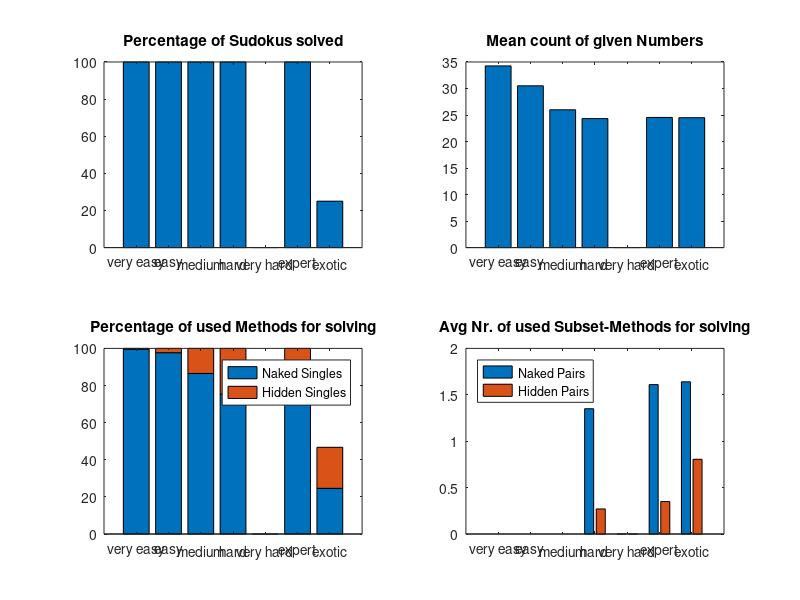

The MATLAB script that drew this image: (Note: this script raises an error after producing the figure.)
%analyseplots

%% Allgemeine Plots

% 1: wasSolved
% 2: NakedSingles
% 3: HiddenSingles
% 4: NakedSubset 2
% 5: HiddenSubset 2
% 6: BlockLineInteractions
% 7: NakedSubset 3
% 8: HiddenSubset 3
% 9: NakedSubset 4
% 10: HiddenSubset 4
% 11: XWing
% 12: GivenCount
% 13: Anzahl Start Pos 1
% 14: Anzahl Start Pos 2
% 15: Anzahl Start Pos 3
% 16: Anzahl Start Pos 4
% 17: Anzahl Start Pos 5
% 18: Anzahl Start Pos 6
% 19: Anzahl Start Pos 7
% 20: Anzahl Start Pos 8
% 21: Anzahl Start Pos 9
% 22: Anzahl Possibilities (Pencilmarks)
% 23: wasBacktracked
% 24: Difficulty

load('old_stats.mat');
%load('kti_stats.mat');

veryEasyIndex = find(Input(:,24)==1);
easyIndex = find(Input(:,24)==2);
mediumIndex = find(Input(:,24)==3);
hardIndex = find(Input(:,24)==4);
veryHardIndex = find(Input(:,24)==5);
evilIndex = find(Input(:,24)==6);
exoticIndex = find(Input(:,24)==7);

veryEasy = Input(veryEasyIndex,:);
easy = Input(easyIndex,:);
medium = Input(mediumIndex,:);
hard = Input(hardIndex,:);
veryHard = Input(veryHardIndex,:);
evil = Input(evilIndex,:);
exotic = Input(exoticIndex,:);

solvedVeryEasy = size(find(veryEasy(:,23)==0),1)/size(veryEasy,1)*100;
solvedEasy = size(find(easy(:,23)==0),1)/size(easy,1)*100;
solvedMedium = size(find(medium(:,23)==0),1)/size(medium,1)*100;
solvedHard = size(find(hard(:,23)==0),1)/size(hard,1)*100;
solvedVeryHard = size(find(veryHard(:,23)==0),1)/size(veryHard,1)*100;
solvedEvil = size(find(evil(:,23)==0),1)/size(evil,1)*100;
solvedExotic = size(find(exotic(:,23)==0),1)/size(exotic,1)*100;

Solved = [solvedVeryEasy; solvedEasy; solvedMedium; solvedHard;solvedVeryHard;solvedEvil;solvedExotic];

nakedSinglesVeryEasy = mean(veryEasy(:,2))/mean(81-veryEasy(:,12))*100
nakedSinglesEasy = mean(easy(:,2))/mean(81-easy(:,12))*100;
nakedSinglesMedium = mean(medium(:,2))/mean(81-medium(:,12))*100;
nakedSinglesHard = mean(hard(:,2))/mean(81-hard(:,12))*100;
nakedSinglesVeryHard = mean(veryHard(:,2))/mean(81-veryHard(:,12))*100;
nakedSinglesEvil = mean(evil(:,2))/mean(81-evil(:,12))*100;
nakedSinglesExotic = mean(exotic(:,2))/mean(81-exotic(:,12))*100;

hiddenSinglesVeryEasy = mean(veryEasy(:,3))/mean(81-veryEasy(:,12))*100;
hiddenSinglesEasy = mean(easy(:,3))/mean(81-easy(:,12))*100;
hiddenSinglesMedium = mean(medium(:,3))/mean(81-medium(:,12))*100;
hiddenSinglesHard = mean(hard(:,3))/mean(81-hard(:,12))*100;
hiddenSinglesVeryHard = mean(veryHard(:,3))/mean(81-veryHard(:,12))*100;
hiddenSinglesEvil = mean(evil(:,3))/mean(81-evil(:,12))*100;
hiddenSinglesExotic = mean(exotic(:,3))/mean(81-exotic(:,12))*100;

SolvingMethods = [[nakedSinglesVeryEasy;nakedSinglesEasy;nakedSinglesMedium;nakedSinglesHard;nakedSinglesVeryHard;nakedSinglesEvil;nakedSinglesExotic] [hiddenSinglesVeryEasy;hiddenSinglesEasy;hiddenSinglesMedium;hiddenSinglesHard;hiddenSinglesVeryHard;hiddenSinglesEvil;hiddenSinglesExotic]];

nakedSubsetsVeryEasy = mean(veryEasy(:,4));
nakedSubsetsEasy = mean(easy(:,4));
nakedSubsetsMedium = mean(medium(:,4));
nakedSubsetsHard = mean(hard(:,4));
nakedSubsetsVeryHard = mean(veryHard(:,4));
nakedSubsetsEvil = mean(evil(:,4));
nakedSubsetsExotic = mean(exotic(:,4));

hiddenSubsetsVeryEasy = mean(veryEasy(:,5));
hiddenSubsetsEasy = mean(easy(:,5));
hiddenSubsetsMedium = mean(medium(:,5));
hiddenSubsetsHard = mean(hard(:,5));
hiddenSubsetsVeryHard = mean(veryHard(:,5));
hiddenSubsetsEvil = mean(evil(:,5));
hiddenSubsetsExotic = mean(exotic(:,5));

Subsets = [[nakedSubsetsVeryEasy;nakedSubsetsEasy;nakedSubsetsMedium;nakedSubsetsHard;nakedSubsetsVeryHard;nakedSubsetsEvil;nakedSubsetsExotic] [hiddenSubsetsVeryEasy;hiddenSubsetsEasy;hiddenSubsetsMedium;hiddenSubsetsHard;hiddenSubsetsVeryHard;hiddenSubsetsEvil;hiddenSubsetsExotic]];

givenVeryEasy = mean(veryEasy(:,12));
givenEasy = mean(easy(:,12));
givenMedium = mean(medium(:,12));
givenHard = mean(hard(:,12));
givenVeryHard = mean(veryHard(:,12));
givenEvil = mean(evil(:,12));
givenExotic = mean(exotic(:,12));

Given = [givenVeryEasy;givenEasy;givenMedium;givenHard;givenVeryHard;givenEvil;givenExotic]

difficulties = {'very easy', 'easy', 'medium', 'hard', 'very hard', 'expert', 'exotic'};

figure;
bar1 = subplot(2,2,1);
bar(bar1,Solved);
set(gca,'xticklabel', difficulties);

bar2 = subplot(2,2,2);
bar(bar2,Given);
set(gca,'xticklabel', difficulties);

bar3 = subplot(2,2,3);
bar(bar3,SolvingMethods,'stacked');
methodBarNames = {'Naked Singles', 'Hidden Singles'};
set(gca,'xticklabel', difficulties);
legend(bar3,methodBarNames);

bar4 = subplot(2,2,4);
bar(bar4,Subsets);
subsetBarNames = {'Naked Pairs', 'Hidden Pairs'};
set(gca,'xticklabel', difficulties);
legend(bar4,subsetBarNames, 'Location', 'northwest');



title(bar1, 'Percentage of Sudokus solved');
title(bar2, 'Mean count of given Numbers');
title(bar3, 'Percentage of used Methods for solving');
title(bar4, 'Avg Nr. of used Subset-Methods for solving');


%% Histogramme Naked Singles
figure;

suptitle('Naked Singles');

hist1 = subplot(4,2,1);
histogram(veryEasy(:,2)./(81-veryEasy(:,12))*100,20);
title(hist1,'Very easy');
xlabel(hist1,'% of solving steps using Naked Singles');
ylabel(hist1,'Nr of Sudokus');

hist2 = subplot(4,2,2);
histogram(easy(:,2)./(81-easy(:,12))*100,20);
title(hist2,'Easy');
xlabel(hist2,'% of solving steps using Naked Singles');
ylabel(hist2,'Nr of Sudokus');

hist3 = subplot(4,2,3);
histogram(medium(:,2)./(81-medium(:,12))*100,20);
title(hist3,'Medium');
xlabel(hist3,'% of solving steps using Naked Singles');
ylabel(hist3,'Nr of Sudokus');

hist4 = subplot(4,2,4);
histogram(hard(:,2)./(81-hard(:,12))*100,20);
title(hist4,'Hard');
xlabel(hist4,'% of solving steps using Naked Singles');
ylabel(hist4,'Nr of Sudokus');

hist5 = subplot(4,2,5);
histogram(veryHard(:,2)./(81-veryHard(:,12))*100,20);
title(hist5,'Very Hard');
xlabel(hist5,'% of solving steps using Naked Singles');
ylabel(hist5,'Nr of Sudokus');

hist6 = subplot(4,2,6);
histogram(evil(:,2)./(81-evil(:,12))*100,20);
title(hist6,'Very Hard Expert');
xlabel(hist6,'% of solving steps using Naked Singles');
ylabel(hist6,'Nr of Sudokus');

hist7 = subplot(4,2,7);
histogram(exotic(:,3)./(81-exotic(:,12))*100,20);
title(hist7,'Evil&Exotic');
xlabel(hist7,'% of solving steps using Naked Singles');
ylabel(hist7,'Nr of Sudokus');

%% Histogramme Hidden Singles

figure;

suptitle('Hidden Singles');


hist1 = subplot(4,2,1);
histogram(veryEasy(:,3)./(81-veryEasy(:,12))*100,20);
title(hist1,'Very easy');
xlabel(hist1,'% of solving steps using Hidden Singles');
ylabel(hist1,'Nr of Sudokus');

hist2 = subplot(4,2,2);
histogram(easy(:,3)./(81-easy(:,12))*100,20);
title(hist2,'Easy');
xlabel(hist2,'% of solving steps using Hidden Singles');
ylabel(hist2,'Nr of Sudokus');

hist3 = subplot(4,2,3);
histogram(medium(:,3)./(81-medium(:,12))*100,20);
title(hist3,'Medium');
xlabel(hist3,'% of solving steps using Hidden Singles');
ylabel(hist3,'Nr of Sudokus');

hist4 = subplot(4,2,4);
histogram(hard(:,3)./(81-hard(:,12))*100,20);
title(hist4,'Hard');
xlabel(hist4,'% of solving steps using Hidden Singles');
ylabel(hist4,'Nr of Sudokus');

hist5 = subplot(4,2,5);
histogram(veryHard(:,3)./(81-veryHard(:,12))*100,20);
title(hist5,'Very Hard');
xlabel(hist5,'% of solving steps using Hidden Singles');
ylabel(hist5,'Nr of Sudokus');

hist6 = subplot(4,2,6);
histogram(evil(:,3)./(81-evil(:,12))*100,20);
title(hist6,'Very Hard Expert');
xlabel(hist6,'% of solving steps using Hidden Singles');
ylabel(hist6,'Nr of Sudokus');

hist7 = subplot(4,2,7);
histogram(exotic(:,3)./(81-exotic(:,12))*100,20);
title(hist7,'Evil&Exotic');
xlabel(hist7,'% of solving steps using Hidden Singles');
ylabel(hist7,'Nr of Sudokus');
